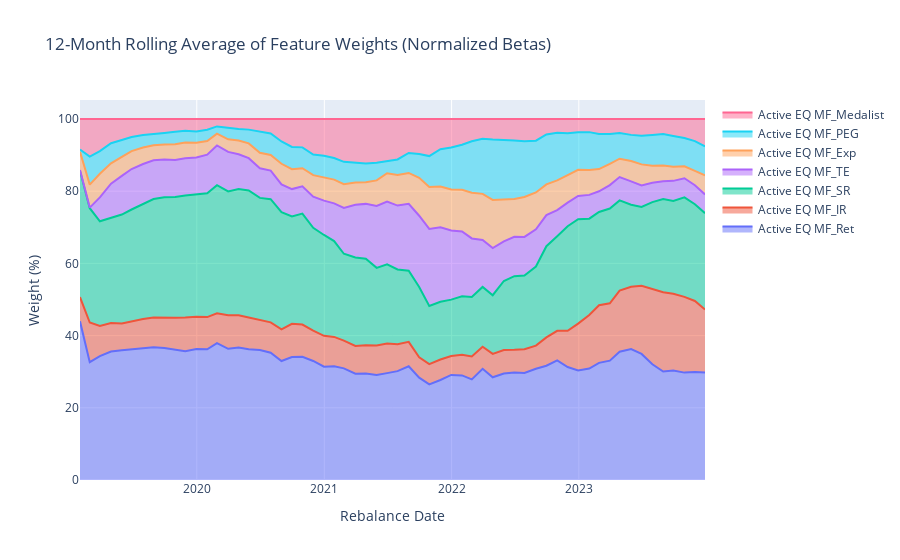
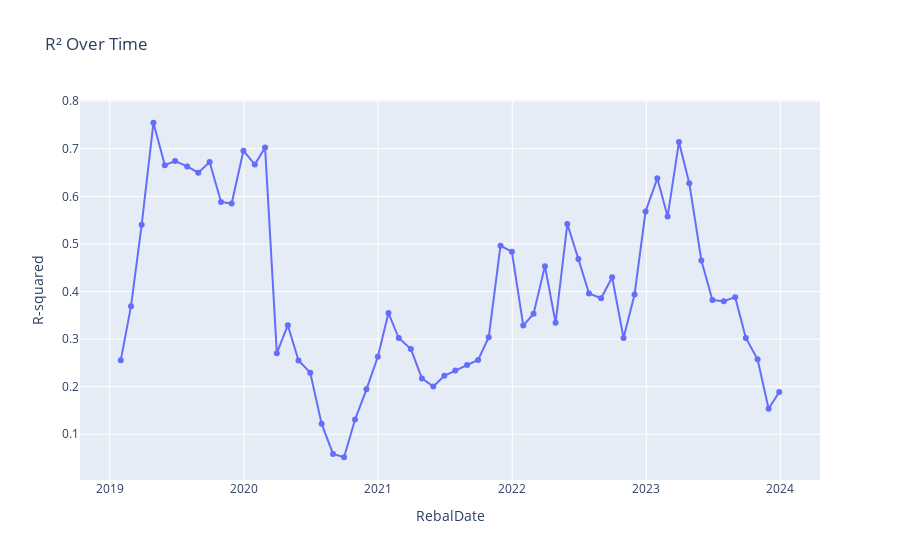
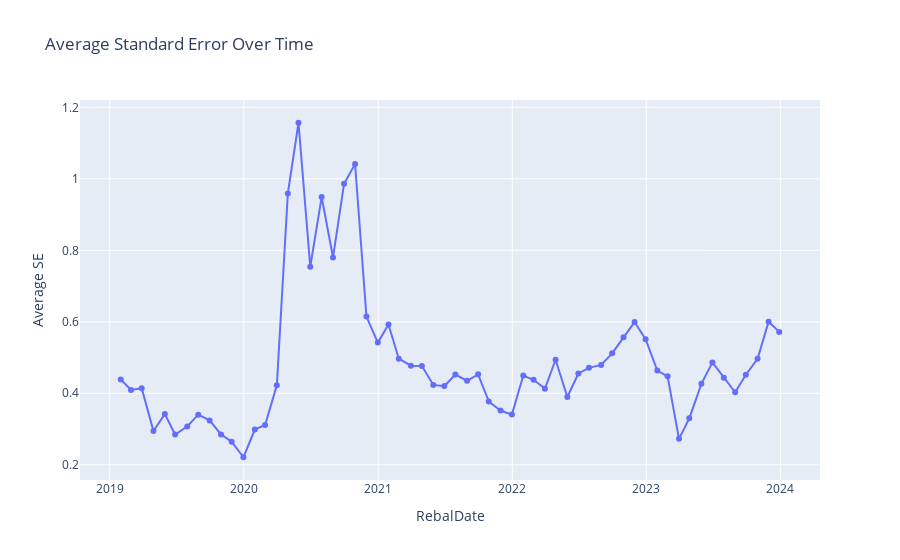

These figures' notebook cell, in order:
### Code cell
import plotly.express as px
import plotly.graph_objects as go

# Step 1: Normalize absolute standardized beta coefficients to sum to 100%
beta_columns = [col for col in final_df.columns if col in [
    'Active EQ MF_Ret', 'Active EQ MF_IR', 'Active EQ MF_SR', 'Active EQ MF_TE',
    'Active EQ MF_Exp', 'Active EQ MF_PEG', 'Active EQ MF_Medalist'
]]

normalized_df = final_df.copy()
normalized_df[beta_columns] = normalized_df[beta_columns].abs()
normalized_df[beta_columns] = normalized_df[beta_columns].div(normalized_df[beta_columns].sum(axis=1), axis=0) * 100

# Step 2: Calculate 12-month trailing average
normalized_df_sorted = normalized_df.sort_values("RebalDate").reset_index(drop=True)
rolling_avg_df = normalized_df_sorted[["RebalDate"] + beta_columns].copy()

for col in beta_columns:
    rolling_avg_df[col] = rolling_avg_df[col].rolling(window=12, min_periods=1).mean()

# Step 3: Plot area chart of rolling 12-month average beta weights
fig_area = go.Figure()
for col in beta_columns:
    fig_area.add_trace(go.Scatter(
        x=rolling_avg_df['RebalDate'],
        y=rolling_avg_df[col],
        stackgroup='one',
        name=col
    ))
fig_area.update_layout(title="12-Month Rolling Average of Feature Weights (Normalized Betas)",
                       xaxis_title="Rebalance Date", yaxis_title="Weight (%)")
fig_area.show()

# Step 4: Plot R² as a line chart
fig_r2 = px.line(normalized_df, x="RebalDate", y="R2", title="R² Over Time")
fig_r2.update_traces(mode="lines+markers")
fig_r2.update_layout(yaxis_title="R-squared")
fig_r2.show()

# Step 5: Plot average standard error over time
se_columns = [col for col in final_df.columns if col.endswith("_SE")]
normalized_df["SE_Avg"] = normalized_df[se_columns].mean(axis=1)
fig_se = px.line(normalized_df, x="RebalDate", y="SE_Avg", title="Average Standard Error Over Time")
fig_se.update_traces(mode="lines+markers")
fig_se.update_layout(yaxis_title="Average SE")
fig_se.show()

# Step 6: Compute t-values and p-values
t_p_results = []

for rebal in range(len(rebal_dt)):
    reg_df = pd.concat([pd.DataFrame(reg_x[rebal]), pd.Series(reg_y[rebal])], axis=1)
    reg_df.columns = list(reg_df.columns[:-1]) + ['Target']
    reg_df = reg_df.dropna()
    reg_df = reg_df.apply(pd.to_numeric, errors='coerce').dropna()

    if reg_df.shape[0] <= 1:
        continue

    X = reg_df.drop(columns='Target')
    y_target = reg_df['Target']

    X_scaled = StandardScaler().fit_transform(X)
    y_scaled = StandardScaler().fit_transform(y_target.values.reshape(-1, 1)).ravel()

    X_const = sm.add_constant(X_scaled)
    model = sm.OLS(y_scaled, X_const).fit()

    feature_names = ['const'] + list(X.columns)
    tvals = dict(zip(feature_names, model.tvalues))
    pvals = dict(zip(feature_names, model.pvalues))

    summary_data = {f"{k}_tval": t for k, t in tvals.items() if k != 'const'}
    summary_data.update({f"{k}_pval": p for k, p in pvals.items() if k != 'const'})
    summary_data['RebalDate'] = rebal_dt[rebal]
    t_p_results.append(summary_data)

tp_df = pd.DataFrame(t_p_results)
tp_df
